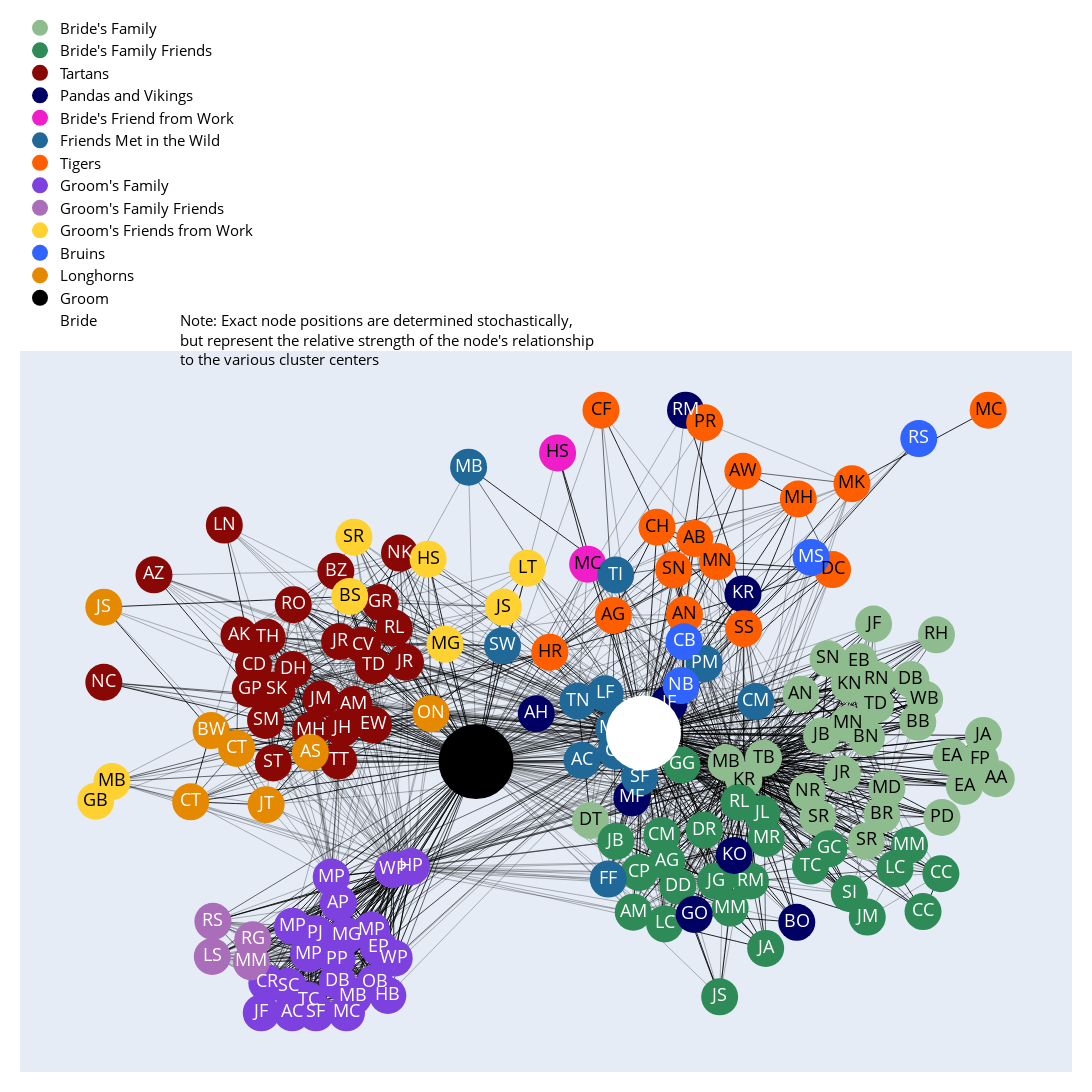

Notebook source saved alongside this figure:
### Code cell
fig = go.Figure(data=edge_traces + node_traces + display_name_traces,
                layout=go.Layout(
                    title=None,#"Mary and Richard's wedding guest network",
                    titlefont_size=24,
                    width=2000,
                    height=2000,
                    showlegend=True,
                    hovermode='closest',
                    margin=dict(b=20,l=20,r=20,t=20),
                    legend=dict(
                        yanchor="bottom", 
                        y=1.02, 
                        xanchor="left", 
                        x=0,
                        orientation="v",
                        font=dict(
                            size=15,
                            color="black")),
                    xaxis=dict(showgrid=False, zeroline=False, showticklabels=False),
                    yaxis=dict(showgrid=False, zeroline=False, showticklabels=False),
                    dragmode='pan')
                    )
fig.add_annotation(
    text="Note: Exact node positions are determined stochastically, <br>but represent the relative strength of the node's relationship <br>to the various cluster centers", 
    align='left',
    showarrow=False,
    xref='paper',
    yref='paper',
    x=0.15,
    y=1.06,
    font=dict(
        size=15,
        color="black"))
fig.show()
